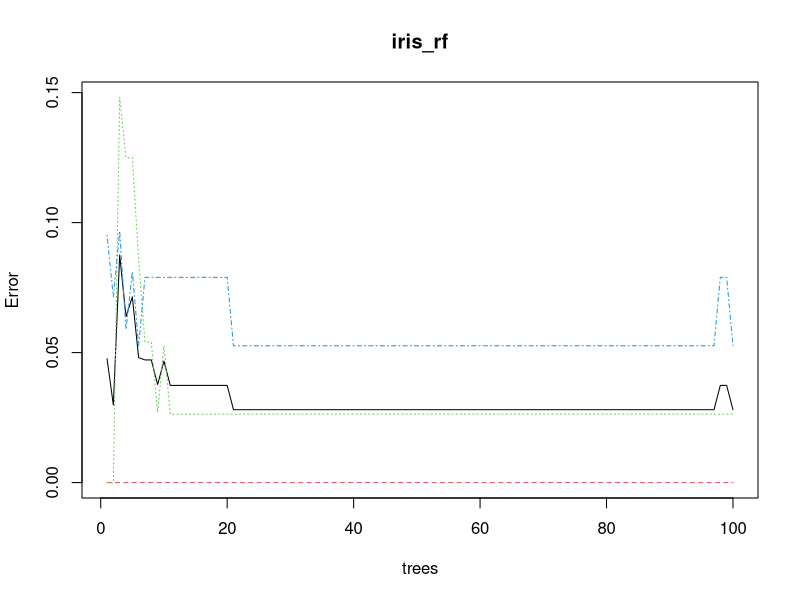
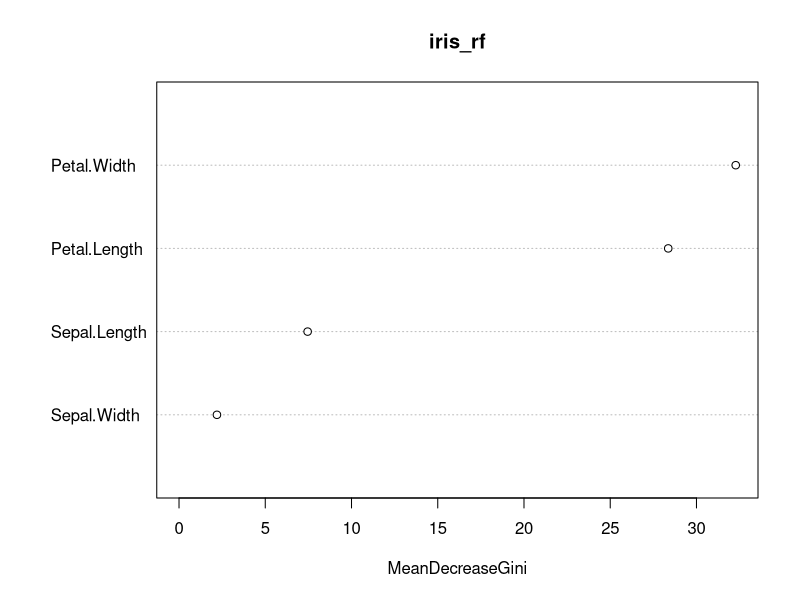
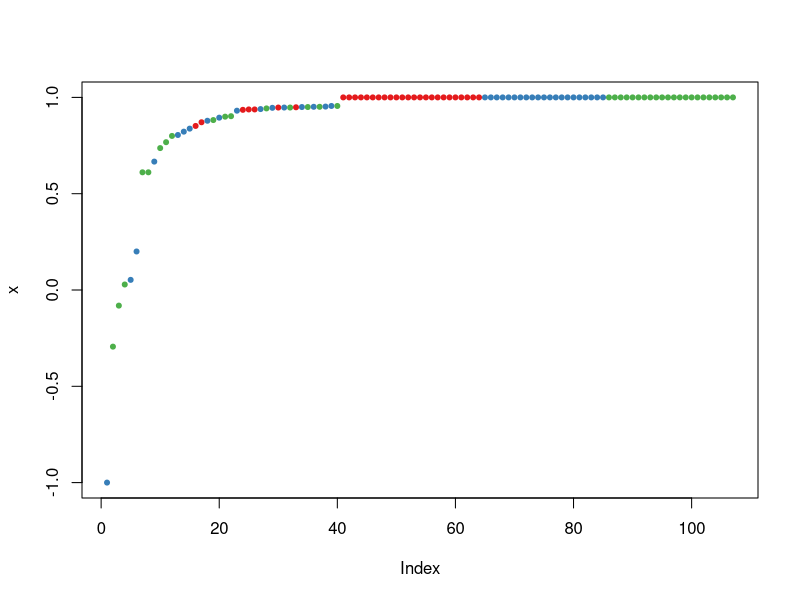
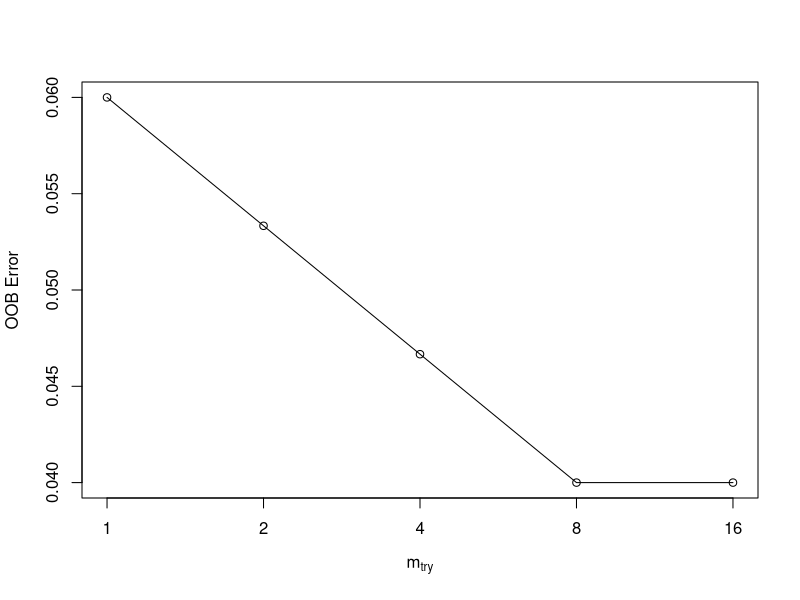

These charts were generated, in order, by the following R code:
ind <- sample(2,nrow(iris),replace=TRUE,prob=c(0.7,0.3))
trainData <- iris[ind==1,]
testData <- iris[ind==2,]
#Load Library Random Forest
library(randomForest)

#Generate Random Forest learning tree
iris_rf <- randomForest(Species~.,data=trainData,ntree=100,proximity=TRUE)
table(predict(iris_rf),trainData$Species)

print(iris_rf)

plot(iris_rf)

importance(iris_rf)

varImpPlot(iris_rf)


#Try to build random forest for testing data
irisPred<-predict(iris_rf,newdata=testData)
table(irisPred, testData$Species)

#Try to see the margin, positive or negative, if positif it means correct classification
plot(margin(iris_rf,testData$Species))

#Try to tune Random Forest
tune.rf <- tuneRF(iris[,-5],iris[,5], stepFactor=0.5)

print(tune.rf)
